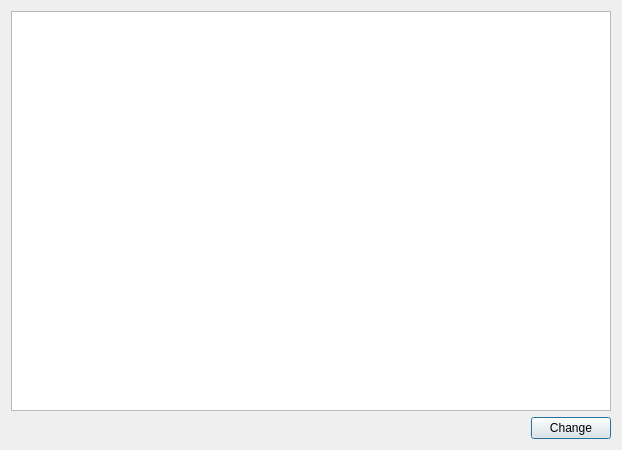
<?xml version="1.0" encoding="UTF-8"?>
<ui version="4.0">
 <class>ChangePlayer</class>
 <widget class="QDialog" name="ChangePlayer">
  <property name="geometry">
   <rect>
    <x>0</x>
    <y>0</y>
    <width>485</width>
    <height>447</height>
   </rect>
  </property>
  <property name="windowTitle">
   <string>Dialog</string>
  </property>
  <layout class="QVBoxLayout" name="verticalLayout_2">
   <item>
    <layout class="QVBoxLayout" name="verticalLayout">
     <item>
      <widget class="QListWidget" name="listWidget">
       <property name="minimumSize">
        <size>
         <width>600</width>
         <height>400</height>
        </size>
       </property>
       <property name="font">
        <font>
         <pointsize>13</pointsize>
        </font>
       </property>
      </widget>
     </item>
     <item>
      <layout class="QHBoxLayout" name="horizontalLayout">
       <item>
        <spacer name="horizontalSpacer">
         <property name="orientation">
          <enum>Qt::Horizontal</enum>
         </property>
         <property name="sizeHint" stdset="0">
          <size>
           <width>138</width>
           <height>20</height>
          </size>
         </property>
        </spacer>
       </item>
       <item>
        <widget class="QPushButton" name="changeButton">
         <property name="text">
          <string>Change</string>
         </property>
        </widget>
       </item>
      </layout>
     </item>
    </layout>
   </item>
  </layout>
 </widget>
 <resources/>
 <connections/>
</ui>
